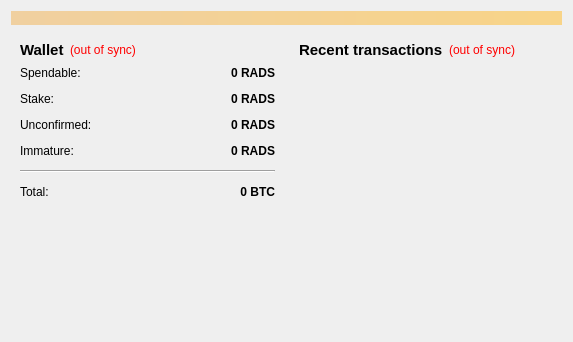
<?xml version="1.0" encoding="UTF-8"?>
<ui version="4.0">
 <class>OverviewPage</class>
 <widget class="QWidget" name="OverviewPage">
  <property name="geometry">
   <rect>
    <x>0</x>
    <y>0</y>
    <width>573</width>
    <height>342</height>
   </rect>
  </property>
  <property name="windowTitle">
   <string>Form</string>
  </property>
  <layout class="QVBoxLayout" name="topLayout">
   <item>
    <widget class="QLabel" name="labelAlerts">
     <property name="visible">
      <bool>false</bool>
     </property>
     <property name="styleSheet">
      <string notr="true">background-color: qlineargradient(x1: 0, y1: 0, x2: 1, y2: 0, stop:0 #F0D0A0, stop:1 #F8D488);  color:#000000
</string>
     </property>
     <property name="wordWrap">
      <bool>true</bool>
     </property>
     <property name="margin">
      <number>3</number>
     </property>
    </widget>
   </item>
   <item>
    <layout class="QHBoxLayout" name="horizontalLayout" stretch="1,1">
     <item>
      <layout class="QVBoxLayout" name="verticalLayout_2">
       <item>
        <widget class="QWidget" name="widget" native="true">
         <layout class="QVBoxLayout" name="verticalLayout_4">
          <item>
           <layout class="QHBoxLayout" name="horizontalLayout_4">
            <item>
             <widget class="QLabel" name="label_5">
              <property name="font">
               <font>
                <pointsize>11</pointsize>
                <weight>75</weight>
                <bold>true</bold>
               </font>
              </property>
              <property name="text">
               <string>Wallet</string>
              </property>
             </widget>
            </item>
            <item>
             <widget class="QLabel" name="labelWalletStatus">
              <property name="toolTip">
               <string>The displayed information may be out of date. Your wallet automatically synchronizes with the radium network after a connection is established, but this process has not completed yet.</string>
              </property>
              <property name="styleSheet">
               <string notr="true">QLabel { color: red; }</string>
              </property>
              <property name="text">
               <string notr="true">(out of sync)</string>
              </property>
              <property name="alignment">
               <set>Qt::AlignLeading|Qt::AlignLeft|Qt::AlignVCenter</set>
              </property>
             </widget>
            </item>
            <item>
             <spacer name="horizontalSpacer_2">
              <property name="orientation">
               <enum>Qt::Horizontal</enum>
              </property>
              <property name="sizeHint" stdset="0">
               <size>
                <width>40</width>
                <height>20</height>
               </size>
              </property>
             </spacer>
            </item>
           </layout>
          </item>
          <item>
           <layout class="QFormLayout" name="formLayout_2">
            <property name="fieldGrowthPolicy">
             <enum>QFormLayout::AllNonFixedFieldsGrow</enum>
            </property>
            <property name="horizontalSpacing">
             <number>12</number>
            </property>
            <property name="verticalSpacing">
             <number>12</number>
            </property>
            <item row="0" column="0">
             <widget class="QLabel" name="label">
              <property name="text">
               <string>Spendable:</string>
              </property>
             </widget>
            </item>
            <item row="0" column="1">
             <widget class="QLabel" name="labelBalance">
              <property name="font">
               <font>
                <weight>75</weight>
                <bold>true</bold>
               </font>
              </property>
              <property name="cursor">
               <cursorShape>IBeamCursor</cursorShape>
              </property>
              <property name="toolTip">
               <string>Your current spendable balance</string>
              </property>
              <property name="text">
               <string notr="true">0 RADS</string>
              </property>
              <property name="alignment">
               <set>Qt::AlignRight|Qt::AlignTrailing|Qt::AlignVCenter</set>
              </property>
              <property name="textInteractionFlags">
               <set>Qt::LinksAccessibleByMouse|Qt::TextSelectableByKeyboard|Qt::TextSelectableByMouse</set>
              </property>
             </widget>
            </item>
            <item row="1" column="0">
             <widget class="QLabel" name="label_6">
              <property name="text">
               <string>Stake:</string>
              </property>
             </widget>
            </item>
            <item row="1" column="1">
             <widget class="QLabel" name="labelStake">
              <property name="font">
               <font>
                <weight>75</weight>
                <bold>true</bold>
               </font>
              </property>
              <property name="cursor">
               <cursorShape>IBeamCursor</cursorShape>
              </property>
              <property name="toolTip">
               <string>Total of coins that was staked, and do not yet count toward the current balance</string>
              </property>
              <property name="text">
               <string notr="true">0 RADS</string>
              </property>
              <property name="alignment">
               <set>Qt::AlignRight|Qt::AlignTrailing|Qt::AlignVCenter</set>
              </property>
              <property name="textInteractionFlags">
               <set>Qt::LinksAccessibleByMouse|Qt::TextSelectableByKeyboard|Qt::TextSelectableByMouse</set>
              </property>
             </widget>
            </item>
            <item row="2" column="0">
             <widget class="QLabel" name="label_3">
              <property name="text">
               <string>Unconfirmed:</string>
              </property>
             </widget>
            </item>
            <item row="2" column="1">
             <widget class="QLabel" name="labelUnconfirmed">
              <property name="font">
               <font>
                <weight>75</weight>
                <bold>true</bold>
               </font>
              </property>
              <property name="cursor">
               <cursorShape>IBeamCursor</cursorShape>
              </property>
              <property name="toolTip">
               <string>Total of transactions that have yet to be confirmed, and do not yet count toward the current balance</string>
              </property>
              <property name="text">
               <string notr="true">0 RADS</string>
              </property>
              <property name="alignment">
               <set>Qt::AlignRight|Qt::AlignTrailing|Qt::AlignVCenter</set>
              </property>
              <property name="textInteractionFlags">
               <set>Qt::LinksAccessibleByMouse|Qt::TextSelectableByKeyboard|Qt::TextSelectableByMouse</set>
              </property>
             </widget>
            </item>
            <item row="3" column="0">
             <widget class="QLabel" name="labelImmatureText">
              <property name="text">
               <string>Immature:</string>
              </property>
             </widget>
            </item>
            <item row="3" column="1">
             <widget class="QLabel" name="labelImmature">
              <property name="font">
               <font>
                <weight>75</weight>
                <bold>true</bold>
               </font>
              </property>
              <property name="toolTip">
               <string>Mined balance that has not yet matured</string>
              </property>
              <property name="text">
               <string notr="true">0 RADS</string>
              </property>
              <property name="alignment">
               <set>Qt::AlignRight|Qt::AlignTrailing|Qt::AlignVCenter</set>
              </property>
              <property name="textInteractionFlags">
               <set>Qt::LinksAccessibleByMouse|Qt::TextSelectableByKeyboard|Qt::TextSelectableByMouse</set>
              </property>
             </widget>
            </item>
            <item row="4" column="0" colspan="2">
             <widget class="Line" name="line">
              <property name="orientation">
               <enum>Qt::Horizontal</enum>
              </property>
             </widget>
            </item>
            <item row="5" column="0">
             <widget class="QLabel" name="labelTotalText">
              <property name="text">
               <string>Total:</string>
              </property>
             </widget>
            </item>
            <item row="5" column="1">
             <widget class="QLabel" name="labelTotal">
              <property name="font">
               <font>
                <weight>75</weight>
                <bold>true</bold>
               </font>
              </property>
              <property name="cursor">
               <cursorShape>IBeamCursor</cursorShape>
              </property>
              <property name="toolTip">
               <string>Your current total balance</string>
              </property>
              <property name="text">
               <string notr="true">0 BTC</string>
              </property>
              <property name="alignment">
               <set>Qt::AlignRight|Qt::AlignTrailing|Qt::AlignVCenter</set>
              </property>
              <property name="textInteractionFlags">
               <set>Qt::LinksAccessibleByMouse|Qt::TextSelectableByKeyboard|Qt::TextSelectableByMouse</set>
              </property>
             </widget>
            </item>
           </layout>
          </item>
         </layout>
        </widget>
       </item>
       <item>
        <spacer name="verticalSpacer">
         <property name="orientation">
          <enum>Qt::Vertical</enum>
         </property>
         <property name="sizeHint" stdset="0">
          <size>
           <width>20</width>
           <height>40</height>
          </size>
         </property>
        </spacer>
       </item>
      </layout>
     </item>
     <item>
      <layout class="QVBoxLayout" name="verticalLayout_3">
       <item>
        <widget class="QWidget" name="widget_2" native="true">
         <layout class="QVBoxLayout" name="verticalLayout">
          <item>
           <layout class="QHBoxLayout" name="horizontalLayout_2">
            <item>
             <widget class="QLabel" name="label_4">
              <property name="font">
               <font>
                <pointsize>11</pointsize>
                <weight>75</weight>
                <bold>true</bold>
               </font>
              </property>
              <property name="text">
               <string>&lt;b&gt;Recent transactions&lt;/b&gt;</string>
              </property>
             </widget>
            </item>
            <item>
             <widget class="QLabel" name="labelTransactionsStatus">
              <property name="toolTip">
               <string>The displayed information may be out of date. Your wallet automatically synchronizes with the radium network after a connection is established, but this process has not completed yet.</string>
              </property>
              <property name="styleSheet">
               <string notr="true">QLabel { color: red; }</string>
              </property>
              <property name="text">
               <string notr="true">(out of sync)</string>
              </property>
              <property name="alignment">
               <set>Qt::AlignRight|Qt::AlignTrailing|Qt::AlignVCenter</set>
              </property>
             </widget>
            </item>
            <item>
             <spacer name="horizontalSpacer">
              <property name="orientation">
               <enum>Qt::Horizontal</enum>
              </property>
              <property name="sizeHint" stdset="0">
               <size>
                <width>40</width>
                <height>20</height>
               </size>
              </property>
             </spacer>
            </item>
           </layout>
          </item>
          <item>
           <widget class="QListView" name="listTransactions">
            <property name="styleSheet">
             <string notr="true">QListView { background: transparent; }</string>
            </property>
            <property name="frameShape">
             <enum>QFrame::NoFrame</enum>
            </property>
            <property name="verticalScrollBarPolicy">
             <enum>Qt::ScrollBarAlwaysOff</enum>
            </property>
            <property name="horizontalScrollBarPolicy">
             <enum>Qt::ScrollBarAlwaysOff</enum>
            </property>
            <property name="selectionMode">
             <enum>QAbstractItemView::NoSelection</enum>
            </property>
           </widget>
          </item>
         </layout>
        </widget>
       </item>
      </layout>
     </item>
    </layout>
   </item>
  </layout>
 </widget>
 <resources/>
 <connections/>
</ui>
